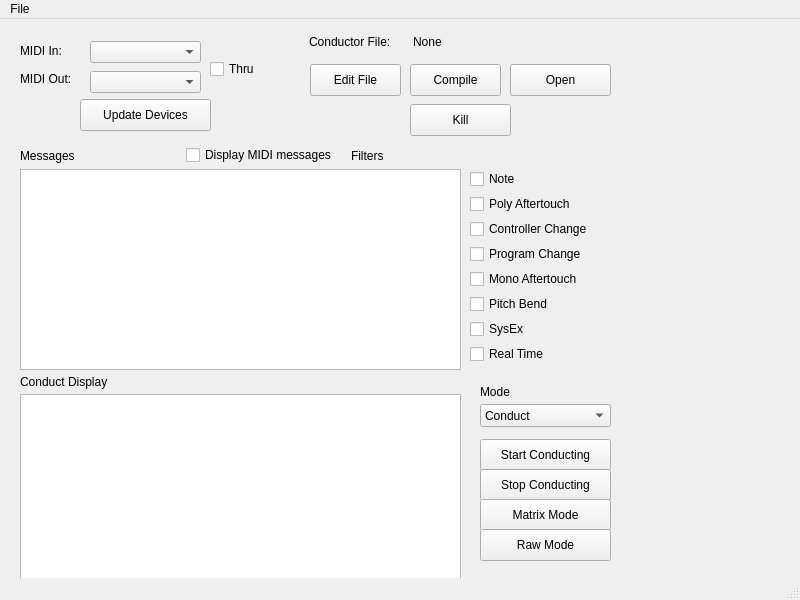
<?xml version="1.0" encoding="UTF-8"?>
<ui version="4.0">
 <class>MainWindow</class>
 <widget class="QMainWindow" name="MainWindow">
  <property name="geometry">
   <rect>
    <x>0</x>
    <y>0</y>
    <width>800</width>
    <height>600</height>
   </rect>
  </property>
  <property name="windowTitle">
   <string>Radio Baton</string>
  </property>
  <widget class="QWidget" name="centralwidget">
   <widget class="QPushButton" name="pbEditFile">
    <property name="geometry">
     <rect>
      <x>310</x>
      <y>45</y>
      <width>91</width>
      <height>32</height>
     </rect>
    </property>
    <property name="text">
     <string>Edit File</string>
    </property>
   </widget>
   <widget class="QCheckBox" name="cbNote">
    <property name="geometry">
     <rect>
      <x>470</x>
      <y>150</y>
      <width>87</width>
      <height>20</height>
     </rect>
    </property>
    <property name="text">
     <string>Note</string>
    </property>
   </widget>
   <widget class="QCheckBox" name="cbPolyAftertouch">
    <property name="geometry">
     <rect>
      <x>470</x>
      <y>175</y>
      <width>121</width>
      <height>20</height>
     </rect>
    </property>
    <property name="text">
     <string>Poly Aftertouch</string>
    </property>
   </widget>
   <widget class="QCheckBox" name="cbControllerChange">
    <property name="geometry">
     <rect>
      <x>470</x>
      <y>200</y>
      <width>141</width>
      <height>20</height>
     </rect>
    </property>
    <property name="text">
     <string>Controller Change</string>
    </property>
   </widget>
   <widget class="QCheckBox" name="cbProgramChange">
    <property name="geometry">
     <rect>
      <x>470</x>
      <y>225</y>
      <width>131</width>
      <height>20</height>
     </rect>
    </property>
    <property name="text">
     <string>Program Change</string>
    </property>
   </widget>
   <widget class="QCheckBox" name="cbMonoAftertouch">
    <property name="geometry">
     <rect>
      <x>470</x>
      <y>250</y>
      <width>131</width>
      <height>20</height>
     </rect>
    </property>
    <property name="text">
     <string>Mono Aftertouch</string>
    </property>
   </widget>
   <widget class="QCheckBox" name="cbPitchBend">
    <property name="geometry">
     <rect>
      <x>470</x>
      <y>275</y>
      <width>87</width>
      <height>20</height>
     </rect>
    </property>
    <property name="text">
     <string>Pitch Bend</string>
    </property>
   </widget>
   <widget class="QLabel" name="lConductDisplay">
    <property name="geometry">
     <rect>
      <x>20</x>
      <y>355</y>
      <width>111</width>
      <height>16</height>
     </rect>
    </property>
    <property name="text">
     <string>Conduct Display</string>
    </property>
   </widget>
   <widget class="QLabel" name="lMode">
    <property name="geometry">
     <rect>
      <x>480</x>
      <y>365</y>
      <width>111</width>
      <height>16</height>
     </rect>
    </property>
    <property name="text">
     <string>Mode</string>
    </property>
   </widget>
   <widget class="QComboBox" name="cbMode">
    <property name="geometry">
     <rect>
      <x>480</x>
      <y>385</y>
      <width>131</width>
      <height>23</height>
     </rect>
    </property>
    <item>
     <property name="text">
      <string>Conduct</string>
     </property>
    </item>
    <item>
     <property name="text">
      <string>Runs</string>
     </property>
    </item>
    <item>
     <property name="text">
      <string>Rhythmic</string>
     </property>
    </item>
   </widget>
   <widget class="QWidget" name="layoutWidget">
    <property name="geometry">
     <rect>
      <x>20</x>
      <y>20</y>
      <width>62</width>
      <height>51</height>
     </rect>
    </property>
    <layout class="QVBoxLayout" name="verticalLayout">
     <item>
      <widget class="QLabel" name="lMidiIn">
       <property name="text">
        <string>MIDI In:</string>
       </property>
      </widget>
     </item>
     <item>
      <widget class="QLabel" name="lMidiOut">
       <property name="text">
        <string>MIDI Out:</string>
       </property>
      </widget>
     </item>
    </layout>
   </widget>
   <widget class="QWidget" name="layoutWidget">
    <property name="geometry">
     <rect>
      <x>90</x>
      <y>20</y>
      <width>111</width>
      <height>56</height>
     </rect>
    </property>
    <layout class="QVBoxLayout" name="verticalLayout_2">
     <item>
      <widget class="QComboBox" name="cbMidiIn"/>
     </item>
     <item>
      <widget class="QComboBox" name="cbMidiOut"/>
     </item>
    </layout>
   </widget>
   <widget class="QWidget" name="layoutWidget">
    <property name="geometry">
     <rect>
      <x>20</x>
      <y>125</y>
      <width>491</width>
      <height>23</height>
     </rect>
    </property>
    <layout class="QHBoxLayout" name="horizontalLayout_2">
     <item>
      <widget class="QLabel" name="lMessages">
       <property name="text">
        <string>Messages</string>
       </property>
      </widget>
     </item>
     <item>
      <widget class="QCheckBox" name="cbDisplayMidi">
       <property name="text">
        <string>Display MIDI messages</string>
       </property>
      </widget>
     </item>
     <item>
      <widget class="QLabel" name="lFilters">
       <property name="layoutDirection">
        <enum>Qt::RightToLeft</enum>
       </property>
       <property name="text">
        <string>Filters</string>
       </property>
      </widget>
     </item>
    </layout>
   </widget>
   <widget class="QListWidget" name="lvCondDisplay">
    <property name="geometry">
     <rect>
      <x>20</x>
      <y>375</y>
      <width>441</width>
      <height>192</height>
     </rect>
    </property>
   </widget>
   <widget class="QPushButton" name="pbCompile">
    <property name="geometry">
     <rect>
      <x>410</x>
      <y>45</y>
      <width>91</width>
      <height>32</height>
     </rect>
    </property>
    <property name="text">
     <string>Compile</string>
    </property>
   </widget>
   <widget class="QCheckBox" name="cbSysEx">
    <property name="geometry">
     <rect>
      <x>470</x>
      <y>300</y>
      <width>87</width>
      <height>20</height>
     </rect>
    </property>
    <property name="text">
     <string>SysEx</string>
    </property>
   </widget>
   <widget class="QCheckBox" name="cbRealTime">
    <property name="geometry">
     <rect>
      <x>470</x>
      <y>325</y>
      <width>87</width>
      <height>20</height>
     </rect>
    </property>
    <property name="text">
     <string>Real Time</string>
    </property>
   </widget>
   <widget class="QPushButton" name="pbUpdateDevices">
    <property name="geometry">
     <rect>
      <x>80</x>
      <y>80</y>
      <width>131</width>
      <height>32</height>
     </rect>
    </property>
    <property name="text">
     <string>Update Devices</string>
    </property>
   </widget>
   <widget class="QLabel" name="lConduct">
    <property name="geometry">
     <rect>
      <x>309</x>
      <y>15</y>
      <width>96</width>
      <height>16</height>
     </rect>
    </property>
    <property name="text">
     <string>Conductor File:</string>
    </property>
   </widget>
   <widget class="QPushButton" name="pbConductOpen">
    <property name="geometry">
     <rect>
      <x>510</x>
      <y>45</y>
      <width>101</width>
      <height>32</height>
     </rect>
    </property>
    <property name="text">
     <string>Open</string>
    </property>
   </widget>
   <widget class="QLabel" name="lConductFile">
    <property name="geometry">
     <rect>
      <x>413</x>
      <y>15</y>
      <width>181</width>
      <height>16</height>
     </rect>
    </property>
    <property name="text">
     <string>None</string>
    </property>
   </widget>
   <widget class="QCheckBox" name="cbThru">
    <property name="geometry">
     <rect>
      <x>210</x>
      <y>40</y>
      <width>87</width>
      <height>20</height>
     </rect>
    </property>
    <property name="text">
     <string>Thru</string>
    </property>
   </widget>
   <widget class="QPushButton" name="pbStartCond">
    <property name="geometry">
     <rect>
      <x>480</x>
      <y>420</y>
      <width>131</width>
      <height>32</height>
     </rect>
    </property>
    <property name="text">
     <string>Start Conducting</string>
    </property>
   </widget>
   <widget class="QPushButton" name="pbStopCond">
    <property name="geometry">
     <rect>
      <x>480</x>
      <y>450</y>
      <width>131</width>
      <height>32</height>
     </rect>
    </property>
    <property name="text">
     <string>Stop Conducting</string>
    </property>
   </widget>
   <widget class="QListWidget" name="lvMessages">
    <property name="geometry">
     <rect>
      <x>20</x>
      <y>150</y>
      <width>441</width>
      <height>201</height>
     </rect>
    </property>
   </widget>
   <widget class="QPushButton" name="pbMatrixMode">
    <property name="geometry">
     <rect>
      <x>480</x>
      <y>480</y>
      <width>131</width>
      <height>32</height>
     </rect>
    </property>
    <property name="text">
     <string>Matrix Mode</string>
    </property>
   </widget>
   <widget class="QPushButton" name="pbRawMode">
    <property name="geometry">
     <rect>
      <x>480</x>
      <y>510</y>
      <width>131</width>
      <height>32</height>
     </rect>
    </property>
    <property name="text">
     <string>Raw Mode</string>
    </property>
   </widget>
   <widget class="QPushButton" name="pbKill">
    <property name="geometry">
     <rect>
      <x>410</x>
      <y>85</y>
      <width>101</width>
      <height>32</height>
     </rect>
    </property>
    <property name="text">
     <string>Kill</string>
    </property>
   </widget>
  </widget>
  <widget class="QMenuBar" name="menubar">
   <property name="geometry">
    <rect>
     <x>0</x>
     <y>0</y>
     <width>800</width>
     <height>22</height>
    </rect>
   </property>
   <widget class="QMenu" name="menuRadio_Baton">
    <property name="title">
     <string>File</string>
    </property>
    <addaction name="actionNew_Configuration"/>
    <addaction name="actionOpen_Configuration"/>
    <addaction name="separator"/>
    <addaction name="actionQuit"/>
   </widget>
   <addaction name="menuRadio_Baton"/>
  </widget>
  <widget class="QStatusBar" name="statusbar"/>
  <action name="actionNew_Configuration">
   <property name="text">
    <string>New Configuration</string>
   </property>
  </action>
  <action name="actionOpen_Configuration">
   <property name="text">
    <string>Open Configuration</string>
   </property>
  </action>
  <action name="actionQuit">
   <property name="text">
    <string>Quit</string>
   </property>
  </action>
 </widget>
 <resources/>
 <connections/>
 <designerdata>
  <property name="gridDeltaX">
   <number>10</number>
  </property>
  <property name="gridDeltaY">
   <number>5</number>
  </property>
  <property name="gridSnapX">
   <bool>true</bool>
  </property>
  <property name="gridSnapY">
   <bool>true</bool>
  </property>
  <property name="gridVisible">
   <bool>true</bool>
  </property>
 </designerdata>
</ui>
